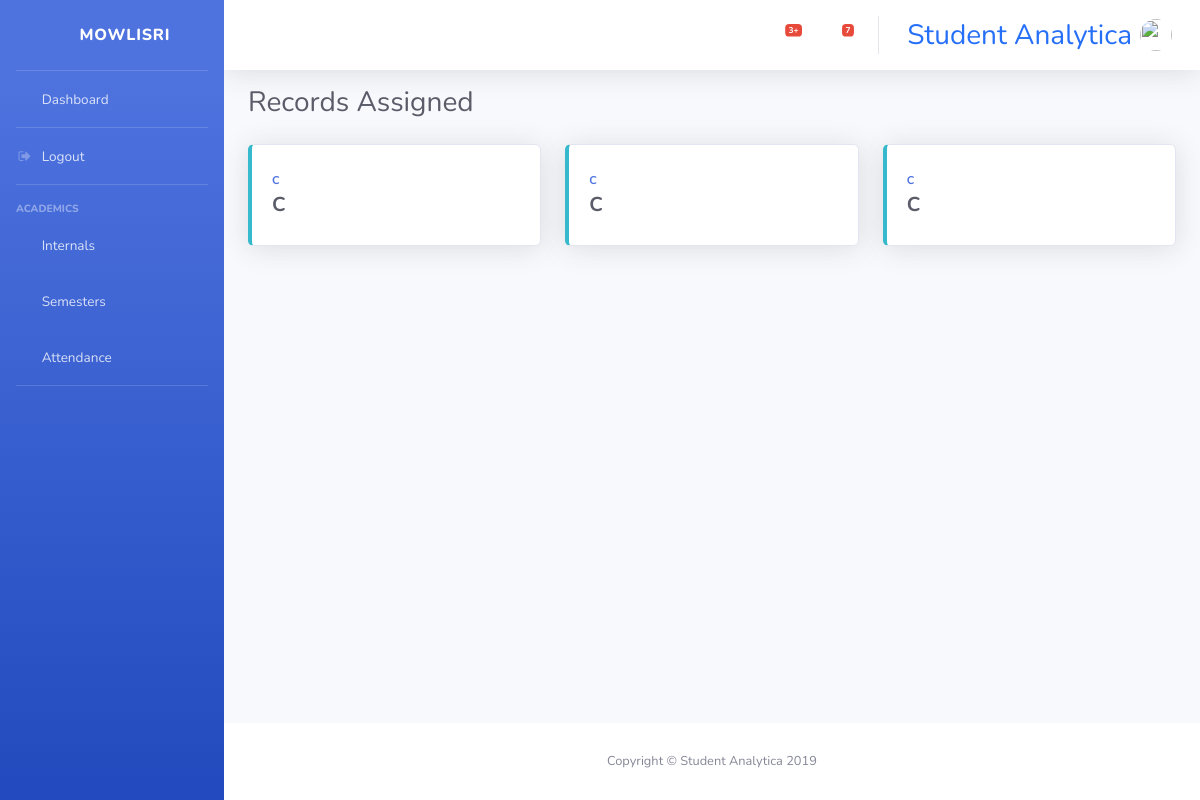
Page /academics/assigned_sem/ (signed in) on the earlier database version.
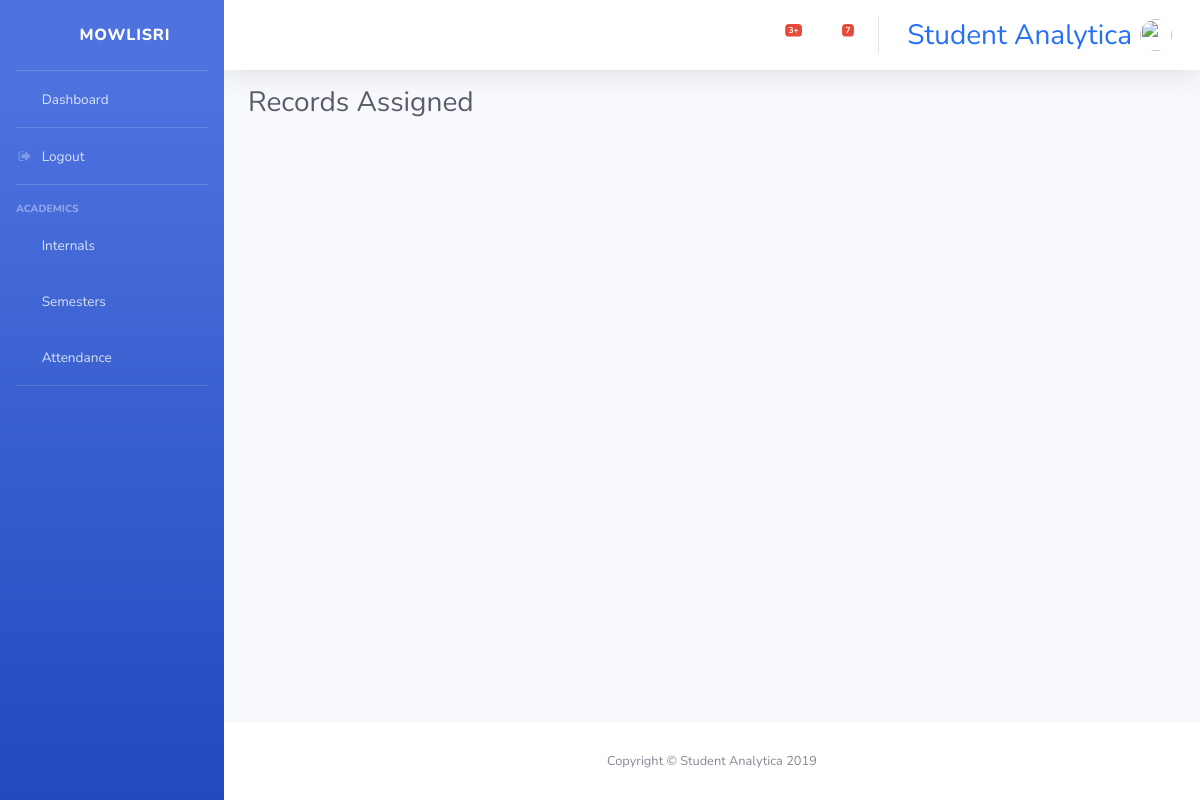
Same page on the later database version.
### console/models.py (models this page shows, shortened)
class SemAssign(models.Model):
    DEPT = (('MECH','Mechanical'), ('CIVIL','Civil'), ('EEE','Electrical and Electronics'), ('ECE','Electronics and Communication'), ('CSE','Computer Science and Engineering'),('OTHER','Others'))
    staff = models.ForeignKey(User, on_delete=models.CASCADE)
    semester = models.ForeignKey(Subject, on_delete=models.CASCADE, default=1)
    department = models.CharField(max_length=5, choices=DEPT, default='MECH')

class Subject(models.Model):
    CRED = (('1','1'),('2','2'),('3','3'),('4','4'),('5','5'),('6','6'))
    SEM = (('1','1'),('2','2'),('3','3'),('4','4'),('5','5'),('6','6'),('7','7'),('8','8'))
    subname = models.CharField(max_length=100)
    subcode = models.CharField(max_length=7, unique=True)
    subcred = models.CharField(max_length=1, choices=CRED, default='1')
    sem = models.CharField(max_length=1, choices=SEM, default='1')
    def __str__(self):
        return self.subname

### console/views.py (the view)
# urls.py: path('academics/assigned_sem/', views.assigned_sem, name='assigned_sem'),
def assigned_sem(request):
    if request.user.is_staff:
        context={
            'classes': SemAssign.objects.filter(staff__username=request.user.username)
        }
        return render(request, 'console/academics/assigned_sem.html', context)
    else:
        return redirect('semesters')

### console/templates/console/academics/assigned_sem.html
{% extends "base.html" %}
{% block content %}
<div class="d-sm-flex align-items-center justify-content-between mb-4">
<h1 class="h3 mb-0 text-gray-800">Records Assigned</h1>
</div>
<div class="row">
{% for class in classes %}
<div class="col-xl-4 col-md-6 mb-4">
    <a href="{% url 'semesters' %}?subject-query={{class.semester.subcode}}" style="text-decoration: none;">
        <div class="card border-left-info shadow h-100 py-2">
            <div class="card-body">
                <div class="row no-gutters align-items-center">
                    <div class="col mr-2">
                        <div class="text-xs font-weight-bold text-primary text-uppercase mb-1">{{class.semester}}</div>
                        <div class="h5 mb-0 font-weight-bold text-gray-800">{{class.semester}}</div>
                    </div>
                    <div class="col-auto">
                        <i class="fas fa-book-reader fa-2x text-gray-300"></i>
                    </div>
                </div>
            </div>
        </div>
    </a>
</div>
{% endfor %}
</div>
{% endblock content %}

Differences in the rows shown:
removed SemAssign: semester "C"
removed SemAssign: semester "C"
removed SemAssign: semester "C"
